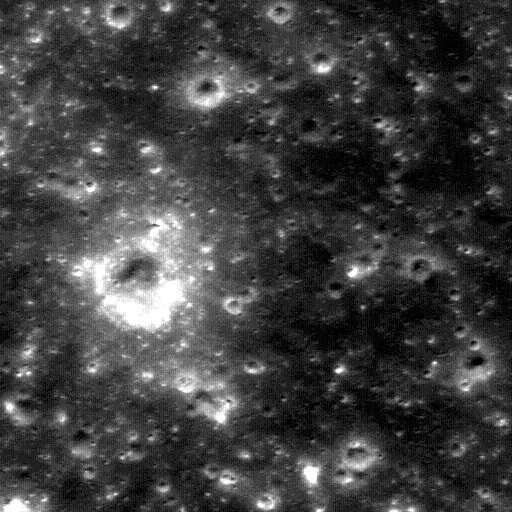
#> input picture data/examples/real/lroc_m1225104036lc_tmc2_zero_overlap.tif, 512 x 512 px
$ python -i core.py   (imports and definitions only)
#> lines starting #> are read from the running program, lines starting #| are printed output that depends on the picture; after the words box and inside, x2 and y2 are one past the last pixel; in counts of white or black regions, pixels touching at a corner belong together
#> further down, picture is the input picture: shape (512, 512); min 0, max 255, mean 63.5
### src/lunar_correspondence/features/_vendor/rift2/phasecong.py
"""Phase congruency computation for RIFT2 feature detection.

Vendored from PhasePack by Ali Shervin Muldal (https://github.com/alimuldal/phasepack),
as adapted by canyagmur in the RIFT2 Python implementation
(https://github.com/canyagmur/RIFT2-multimodal-matching-rotation-python).

References:
    Peter Kovesi, "Image Features From Phase Congruency". Videre: A Journal of
    Computer Vision Research. MIT Press. Volume 1, Number 3, Summer 1999.

    Peter Kovesi, "Phase Congruency Detects Corners and Edges". Proceedings
    DICTA 2003, Sydney Dec 10-12.

Modifications from upstream:
- Uses scipy.fft instead of pyfftw/scipy.fftpack.
- Minor style adjustments for project linting compatibility.
"""

import numpy as np
from scipy.fft import ifftshift

from .tools import fft2, ifft2
from .tools import lowpassfilter as _lowpassfilter
from .tools import rayleighmode as _rayleighmode


def phasecong(
    img,
    nscale=5,
    norient=6,
    minWaveLength=3,
    mult=2.1,
    sigmaOnf=0.55,
    k=2.0,
    cutOff=0.5,
    g=10.0,
    noiseMethod=-1,
):
    """Compute phase congruency on an image.

    This is a contrast-invariant edge and corner detector.

    Args:
        img: Input 2D grayscale image.
        nscale: Number of wavelet scales (3–6 recommended).
        norient: Number of filter orientations.
        minWaveLength: Wavelength of smallest scale filter.
        mult: Scaling factor between successive filters.
        sigmaOnf: Ratio of std dev of Gaussian describing log Gabor filter.
        k: Noise compensation factor.
        cutOff: Fractional measure of frequency spread below which PC values
            get penalized.
        g: Controls sharpness of sigmoid weighting function.
        noiseMethod: Method for noise statistics (-1: median, -2: mode,
            >=0: fixed threshold).

    Returns:
        Tuple of (M, m, ori, ft, PC, EO, T) where:
        - M: Maximum moment of phase congruency covariance (edge strength).
        - m: Minimum moment (corner strength).
        - ori: Orientation image in integer degrees (0–180).
        - ft: Local weighted mean phase angle.
        - PC: List of phase congruency images per orientation.
        - EO: List of sublists of complex convolution results [orient][scale].
        - T: Calculated noise threshold.
    """
#> called with nscale = 4, norient = 6, minWaveLength = 3, mult = 1.6, sigmaOnf = 0.75, k = 1, cutOff = 0.5, g = 3
    if img.dtype not in [np.float32, np.float64]:
        img = np.float64(img)
        imgdtype = "float64"
    else:
        imgdtype = str(img.dtype)

    if img.ndim == 3:
        img = img.mean(2)

    rows, cols = img.shape

    epsilon = 1e-4
    IM = fft2(img)

    EO = []
    PC = []

    zeromat = np.zeros((rows, cols), dtype=imgdtype)

    covx2 = zeromat.copy()
    covy2 = zeromat.copy()
    covxy = zeromat.copy()

    EnergyV = np.zeros((rows, cols, 3), dtype=imgdtype)
    pcSum = zeromat.copy()

    if cols % 2:
        xvals = np.arange(-(cols - 1) / 2.0, ((cols - 1) / 2.0) + 1) / float(
            cols - 1
        )
    else:
        xvals = np.arange(-cols / 2.0, cols / 2.0) / float(cols)

    if rows % 2:
        yvals = np.arange(-(rows - 1) / 2.0, ((rows - 1) / 2.0) + 1) / float(
            rows - 1
        )
    else:
        yvals = np.arange(-rows / 2.0, rows / 2.0) / float(rows)

    x, y = np.meshgrid(xvals, yvals, sparse=True)

    radius = np.sqrt(x * x + y * y)
    theta = np.arctan2(-y, x)

    radius = ifftshift(radius)
    theta = ifftshift(theta)

    radius[0, 0] = 1.0

    sintheta = np.sin(theta)
    costheta = np.cos(theta)

    del x, y, theta

    lp = _lowpassfilter((rows, cols), 0.45, 15)

    logGaborDenom = 2.0 * np.log(sigmaOnf) ** 2.0
    logGabor = []

    for ss in range(nscale):
        wavelength = minWaveLength * mult**ss
        fo = 1.0 / wavelength
        logRadOverFo = np.log(radius / fo)
        tmp = np.exp(-(logRadOverFo * logRadOverFo) / logGaborDenom)
        tmp = tmp * lp
        tmp[0, 0] = 0.0
        logGabor.append(tmp)

    for oo in range(norient):
        angl = oo * (np.pi / norient)

        ds = sintheta * np.cos(angl) - costheta * np.sin(angl)
        dc = costheta * np.cos(angl) + sintheta * np.sin(angl)
        dtheta = np.abs(np.arctan2(ds, dc))
        np.clip(dtheta * norient / 2.0, a_min=0, a_max=np.pi, out=dtheta)
        spread = (np.cos(dtheta) + 1.0) / 2.0

        sumE_ThisOrient = zeromat.copy()
        sumO_ThisOrient = zeromat.copy()
        sumAn_ThisOrient = zeromat.copy()
        Energy = zeromat.copy()

        EOscale = []

        for ss in range(nscale):
            filt = logGabor[ss] * spread
            thisEO = ifft2(IM * filt)
            An = np.abs(thisEO)
            sumAn_ThisOrient += An
            sumE_ThisOrient += np.real(thisEO)
            sumO_ThisOrient += np.imag(thisEO)

            if ss == 0:
                if noiseMethod == -1:
                    tau = np.median(sumAn_ThisOrient.ravel()) / np.sqrt(np.log(4))
                elif noiseMethod == -2:
                    tau = _rayleighmode(sumAn_ThisOrient.ravel())
                maxAn = An
            else:
                maxAn = np.maximum(maxAn, An)

            EOscale.append(thisEO)

        EnergyV[:, :, 0] += sumE_ThisOrient
        EnergyV[:, :, 1] += np.cos(angl) * sumO_ThisOrient
        EnergyV[:, :, 2] += np.sin(angl) * sumO_ThisOrient

        XEnergy = (
            np.sqrt(
                sumE_ThisOrient * sumE_ThisOrient
                + sumO_ThisOrient * sumO_ThisOrient
            )
            + epsilon
        )
        MeanE = sumE_ThisOrient / XEnergy
        MeanO = sumO_ThisOrient / XEnergy

        for ss in range(nscale):
            E = np.real(EOscale[ss])
            O = np.imag(EOscale[ss])
            Energy += E * MeanE + O * MeanO - np.abs(E * MeanO - O * MeanE)

        if noiseMethod >= 0:
            T = noiseMethod
        else:
            totalTau = tau * (1.0 - (1.0 / mult) ** nscale) / (1.0 - (1.0 / mult))
            EstNoiseEnergyMean = totalTau * np.sqrt(np.pi / 2.0)
            EstNoiseEnergySigma = totalTau * np.sqrt((4 - np.pi) / 2.0)
            T = np.maximum(EstNoiseEnergyMean + k * EstNoiseEnergySigma, epsilon)

        Energy = np.maximum(Energy - T, 0)

        width = (sumAn_ThisOrient / (maxAn + epsilon) - 1.0) / (nscale - 1)
        weight = 1.0 / (1.0 + np.exp(g * (cutOff - width)))

        # Guard against division by zero on blank/uniform images
        with np.errstate(invalid="ignore", divide="ignore"):
            thisPC = np.where(
                sumAn_ThisOrient > epsilon,
                weight * Energy / sumAn_ThisOrient,
                0.0,
            )
        pcSum += thisPC

        covx = thisPC * np.cos(angl)
        covy = thisPC * np.sin(angl)
        covx2 += covx * covx
        covy2 += covy * covy
        covxy += covx * covy

        PC.append(thisPC)
        EO.append(EOscale)
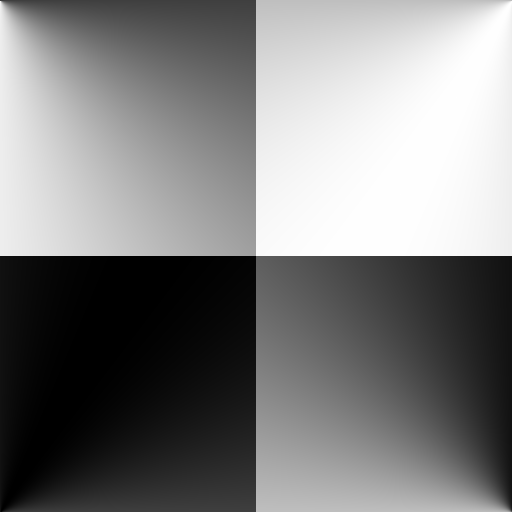
#> ds: shape (512, 512) float64; min -1, max 1, mean -0.000632; drawn with min black and max white
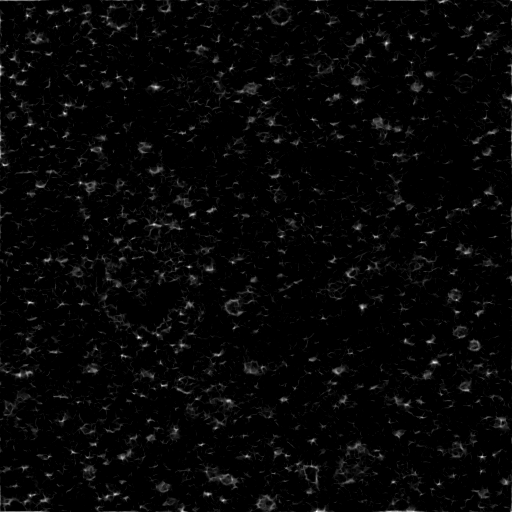
#> pcSum: shape (512, 512) float64; min 0, max 3.02, mean 0.0752; drawn with min black and max white
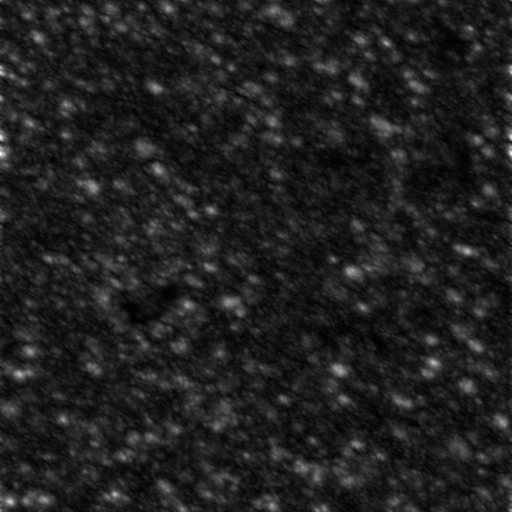
#> sumAn_ThisOrient: shape (512, 512) float64; min 0.53, max 55.06, mean 7.5; drawn with min black and max white
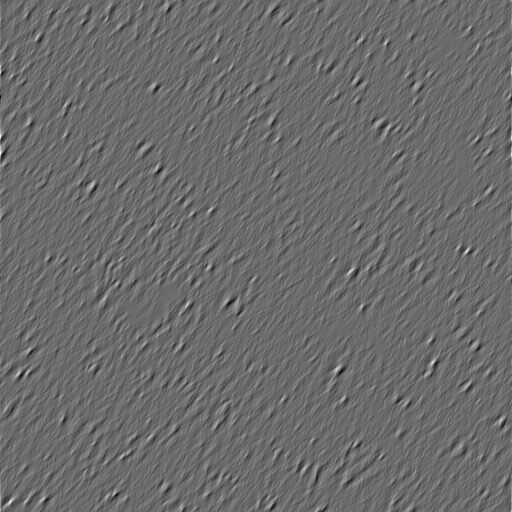
#> sumO_ThisOrient: shape (512, 512) float64; min -34.28, max 47.07, mean 0; drawn with min black and max white
#> after the loop, EO = 6 items; PC = 6 items

    covx2 /= norient / 2.0
    covy2 /= norient / 2.0
    covxy *= 4.0 / norient
    denom = (
        np.sqrt(covxy * covxy + (covx2 - covy2) * (covx2 - covy2)) + epsilon
    )

    M = (covx2 + covy2 + denom) / 2.0
    m = (covx2 + covy2 - denom) / 2.0

    ori = np.arctan2(EnergyV[:, :, 2], EnergyV[:, :, 1])
    ori = np.round((ori % np.pi) * 180.0 / np.pi)

    OddV = np.sqrt(
        EnergyV[:, :, 1] * EnergyV[:, :, 1]
        + EnergyV[:, :, 2] * EnergyV[:, :, 2]
    )
    ft = np.arctan2(EnergyV[:, :, 0], OddV)
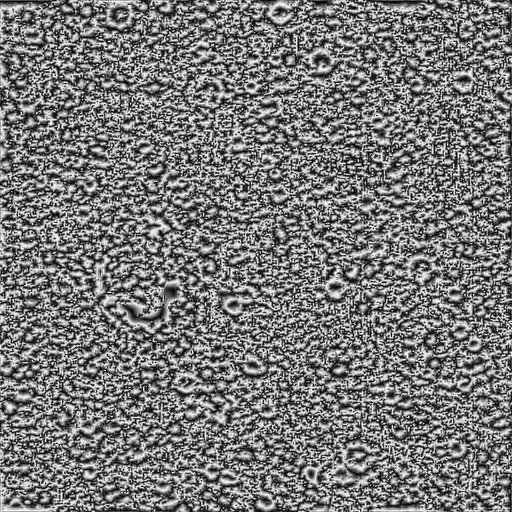
#> ft: shape (512, 512) float64; min -1.57, max 1.57, mean -0.0746; drawn with min black and max white

    return M, m, ori, ft, PC, EO, T

### src/lunar_correspondence/features/_vendor/rift2/tools.py
"""Low-level FFT and filter utilities for phase congruency computation.

Vendored from PhasePack by Ali Shervin Muldal (https://github.com/alimuldal/phasepack).
Adapted for use in the RIFT2 adapter within the SIH26166 pipeline.

Modifications from upstream:
- Removed pyfftw optional dependency; uses scipy.fft directly.
- Stripped unused perfft2 function.
- Minor style adjustments for project linting compatibility.
"""

import numpy as np
from scipy.fft import fft2, ifft2  # noqa: F401 — re-exported
from scipy.fft import ifftshift


def lowpassfilter(size, cutoff, n):
    """Construct a low-pass Butterworth filter.

    f = 1 / (1 + (w/cutoff)^2n)

    Args:
        size: (rows, cols) tuple specifying filter dimensions.
        cutoff: Cutoff frequency of the filter, 0–0.5.
        n: Order of the filter (integer >= 1).

    Returns:
        Filter array with frequency origin at the corners.
    """
    if cutoff < 0.0 or cutoff > 0.5:
        raise ValueError("cutoff must be between 0 and 0.5")
    if n % 1:
        raise ValueError("n must be an integer >= 1")
    if len(size) == 1:
        rows = cols = size
    else:
        rows, cols = size

    if cols % 2:
        xvals = np.arange(-(cols - 1) / 2.0, ((cols - 1) / 2.0) + 1) / float(
            cols - 1
        )
    else:
        xvals = np.arange(-cols / 2.0, cols / 2.0) / float(cols)

    if rows % 2:
        yvals = np.arange(-(rows - 1) / 2.0, ((rows - 1) / 2.0) + 1) / float(
            rows - 1
        )
    else:
        yvals = np.arange(-rows / 2.0, rows / 2.0) / float(rows)

    x, y = np.meshgrid(xvals, yvals, sparse=True)
    radius = np.sqrt(x * x + y * y)

    return ifftshift(1.0 / (1.0 + (radius / cutoff) ** (2.0 * n)))


# [13 lines left out: function rayleighmode, not called in this run]

### src/lunar_correspondence/features/_vendor/rift2/core.py
"""RIFT2 feature detection and description core algorithm.

Vendored and adapted from the upstream Python RIFT2 implementation by canyagmur:
https://github.com/canyagmur/RIFT2-multimodal-matching-rotation-python

Original paper:
    Li, Jiayuan, Qingwu Hu, and Mingyao Ai. "RIFT2: Speeding-up RIFT with
    A New Rotation-Invariance Technique" (2023). arXiv:2303.00319

MATLAB original: https://github.com/LJY-RS/RIFT2-multimodal-matching-rotation

Modifications from upstream:
- Removed joblib parallelism dependency; uses serial processing.
- Removed yaml config-file loading; config is passed as a dict.
- Removed print statements; operates silently.
- Fixed indentation issues present in upstream source.
- Adapted imports to use vendored phase congruency module.
- Added type hints and docstrings for project consistency.
"""

import cv2
import numpy as np

from .phasecong import phasecong


class RIFT2Core:
    """Core RIFT2 feature detector and descriptor.

    This class implements the RIFT2 algorithm: phase-congruency-based keypoint
    detection, orientation assignment via gradient histograms, and MIM
    (Maximum Index Map) histogram descriptors.
    """

    def __init__(self, config: dict | None = None):
        self.default_config = {
            "nscale": 4,
            "norient": 6,
            "npt": 5000,
            "minWaveLength": 3,
            "mult": 1.6,
            "sigmaOnf": 0.75,
            "g": 3,
            "k": 1,
            "patch_size": 96,
            "no": 6,
            "nbin": 6,
            "is_ori": 1,
            "ori_peak_ratio": 0.8,
        }
        self.config = {**self.default_config, **(config or {})}

    def feature_detection(self, im: np.ndarray):
        """Detect keypoints using phase congruency and FAST detector.

        Args:
            im: 2D grayscale image array (H, W), uint8 or float.

        Returns:
            Tuple of (kpts, m, eo) where kpts is (2, N) array of (x, y)
            keypoint coordinates, m is the phase congruency map, and eo
            is the filter response tensor.
        """
        config = self.config
        M, _, _, _, _, eo, _ = phasecong(
            im,
            nscale=config["nscale"],
            norient=config["norient"],
            minWaveLength=config["minWaveLength"],
            mult=config["mult"],
            sigmaOnf=config["sigmaOnf"],
            g=config["g"],
            k=config["k"],
        )
#> eo = 6 items
        a = np.max(M)
#> a = 0.378
        b = np.min(M)
#> b = 5e-05
        if a - b > 0:
            m_norm = (M - b) / (a - b)
        else:
            m_norm = np.zeros_like(M)

        m_image = (m_norm * 255).astype(np.uint8)
        eo = np.transpose(eo, (1, 0, 2, 3))

        fast = cv2.FastFeatureDetector_create(threshold=1, nonmaxSuppression=True)
        keypoints = fast.detect(m_image, None)
#> keypoints = 5737 keypoints; strongest (x, y, size): (29, 302, 7), (31, 302, 7), (138, 337, 7), (30, 124, 7)

        if len(keypoints) == 0:
            return np.zeros((2, 0), dtype=np.float64), m_norm, eo

        keypoints = sorted(keypoints, key=lambda x: x.response, reverse=True)
        keypoints = keypoints[: config["npt"]]
#> keypoints = 5000 keypoints; strongest (x, y, size): (29, 302, 7), (31, 302, 7), (138, 337, 7), (30, 124, 7)
        kpts = np.array([kp.pt for kp in keypoints]).T  # (2, N): row0=x, row1=y

        return kpts, m_norm, eo

    def compute_orientation(self, key: np.ndarray, im: np.ndarray) -> np.ndarray:
        """Assign dominant orientation(s) to each keypoint.

        Args:
            key: (2, N) keypoint array from feature_detection.
            im: Phase congruency map (normalized float).

        Returns:
            (3, M) array where rows are [x, y, angle_degrees].
            M >= N because keypoints may have multiple dominant orientations.
        """
        config = self.config
        if key.shape[1] == 0:
            return np.zeros((3, 0), dtype=np.float64)

        if config["is_ori"] == 1:
            n = 24
            ORI_PEAK_RATIO = config["ori_peak_ratio"]
            h_kernel = np.array([[-1, 0, 1], [-2, 0, 2], [-1, 0, 1]], dtype=np.float64)
#> h_kernel = [[-1, 0, 1], [-2, 0, 2], [-1, 0, 1]]

            gradient_x = cv2.filter2D(im, -1, h_kernel, borderType=cv2.BORDER_REPLICATE)
            gradient_y = cv2.filter2D(
                im, -1, h_kernel.T, borderType=cv2.BORDER_REPLICATE
            )
            gradientImg = np.sqrt(gradient_x**2 + gradient_y**2)
            temp_angle = np.degrees(np.arctan2(gradient_y, gradient_x))
            temp_angle[temp_angle < 0] += 360
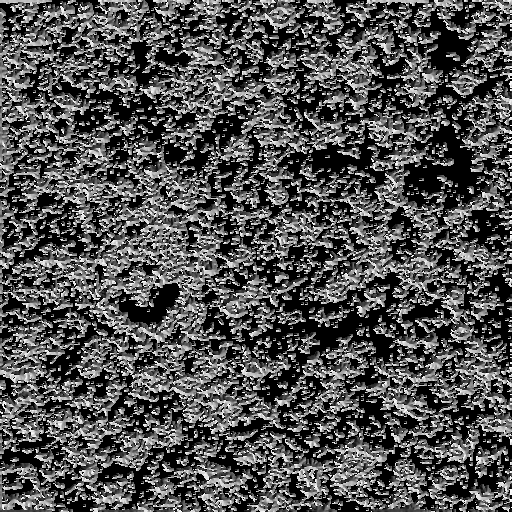
#> temp_angle: shape (512, 512) float64; min 0, max 360, mean 116.2; drawn with min black and max white
            gradientAng = temp_angle
        else:
            n = 24
            ORI_PEAK_RATIO = config["ori_peak_ratio"]
            gradientImg = None
            gradientAng = None

        feat_index = 0
        kpts = np.zeros((3, key.shape[1] * 6))
        for k_idx in range(key.shape[1]):
            x = int(round(key[0, k_idx]))
            y = int(round(key[1, k_idx]))
            r = int(round(config["patch_size"]))

            x1 = max(1, x - r // 2)
            y1 = max(1, y - r // 2)
            x2 = min(x + r // 2, im.shape[1] - 1)
            y2 = min(y + r // 2, im.shape[0] - 1)

            if y2 - y1 != r or x2 - x1 != r:
                continue

            if config["is_ori"] == 1:
                angle = self._orientation(
                    x, y, gradientImg, gradientAng, r, n, ORI_PEAK_RATIO
                )
                for i in range(len(angle)):
                    if feat_index < kpts.shape[1]:
                        kpts[:, feat_index] = [x, y, angle[i]]
                        feat_index += 1
            else:
                if feat_index < kpts.shape[1]:
                    kpts[:, feat_index] = [x, y, 0]
                    feat_index += 1
#> this loop made 5000 passes
#> (x, y, x1, y1, x2, y2) on passes 3, 6, 8, 9, 10, 12, 14, 15: (138, 337, 90, 289, 186, 385), (192, 214, 144, 166, 240, 262), (434, 362, 386, 314, 482, 410), (162, 385, 114, 337, 210, 433), (179, 379, 131, 331, 227, 427), (122, 355, 74, 307, 170, 403), (64, 113, 16, 65, 112, 161), (73, 452, 25, 404, 121, 500)
#> pass 3, in _orientation, `Sa = se.astype(np.uint8)`:
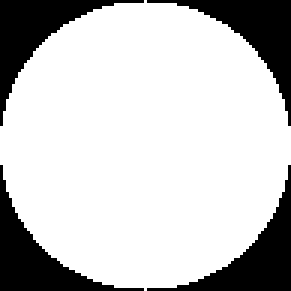
#> Sa: shape (97, 97) (shown 3 times larger); values 0 (black) and 1 (white), 77.9% white; 4 black regions, box (x1, y1, x2, y2) and area: (0, 0, 48, 42) 519, (49, 0, 97, 42) 519, (0, 55, 48, 97) 519, (49, 55, 97, 97) 519

        kpts = kpts[:, :feat_index]
        # Remove zero-coordinate keypoints
        valid = kpts[0, :] != 0
        kpts = kpts[:, valid]

        return kpts

    def feature_description(
        self,
        img_hw: tuple[int, int],
        eo: np.ndarray,
        kpts: np.ndarray,
    ) -> np.ndarray:
        """Compute MIM histogram descriptors for each oriented keypoint.

        Args:
            img_hw: (height, width) of the original image.
            eo: Filter response tensor from feature_detection.
            kpts: (3, M) keypoints with orientation from compute_orientation.

        Returns:
            (D, M) descriptor array where D = no * no * nbin.
        """
#> called with img_hw = (512, 512), eo = array of shape (4, 6, 512, 512), kpts = array of shape (3, 6674)
        config = self.config
        if kpts.shape[1] == 0:
            desc_dim = config["no"] * config["no"] * config["nbin"]
            return np.zeros((desc_dim, 0), dtype=np.float64)

        n = kpts.shape[1]
        yim, xim = img_hw
        CS = np.zeros((yim, xim, config["no"]))

        for j in range(config["no"]):
            for i in range(4):
                CS[:, :, j] += np.abs(eo[i][j])
#> (the rest of the program and of its run is left out)
